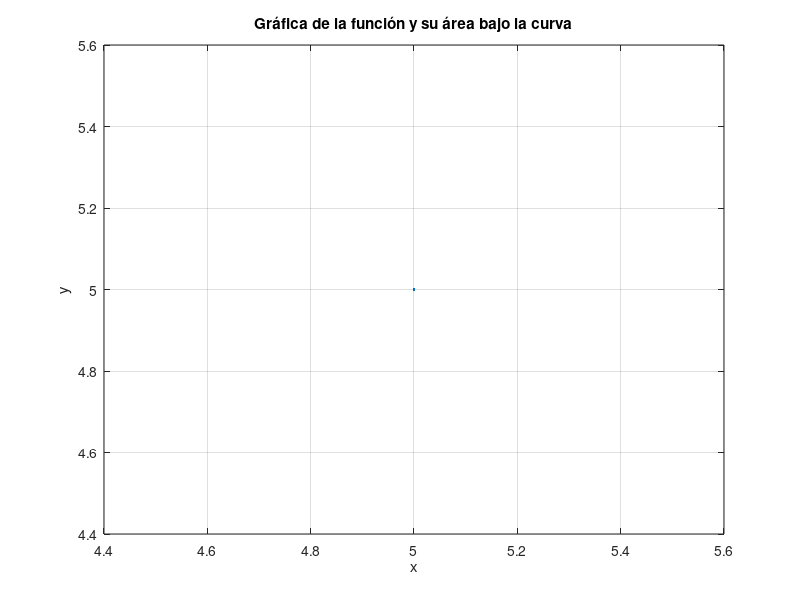

Here is the MATLAB script that generated this plot:
% Solicitar al usuario que ingrese la función
funcion = input('Ingresa la función en términos de x: ', 's');
f = str2func(['@(x)' funcion]);

% Solicitar al usuario que ingrese los límites de integración
a = input('Ingresa el límite inferior de integración: ');
b = input('Ingresa el límite superior de integración: ');

% Definir el rango de x
x = a:0.01:b;

% Calcular el valor de y
y = f(x);

% Calcular el área bajo la curva usando la regla del trapecio
area = trapz(x, y);

% Mostrar el área bajo la curva
disp(['El área bajo la curva es: ', num2str(area)])

% Crear la gráfica
figure
plot(x, y, 'LineWidth', 2)
xlabel('x')
ylabel('y')
title('Gráfica de la función y su área bajo la curva')
grid on
